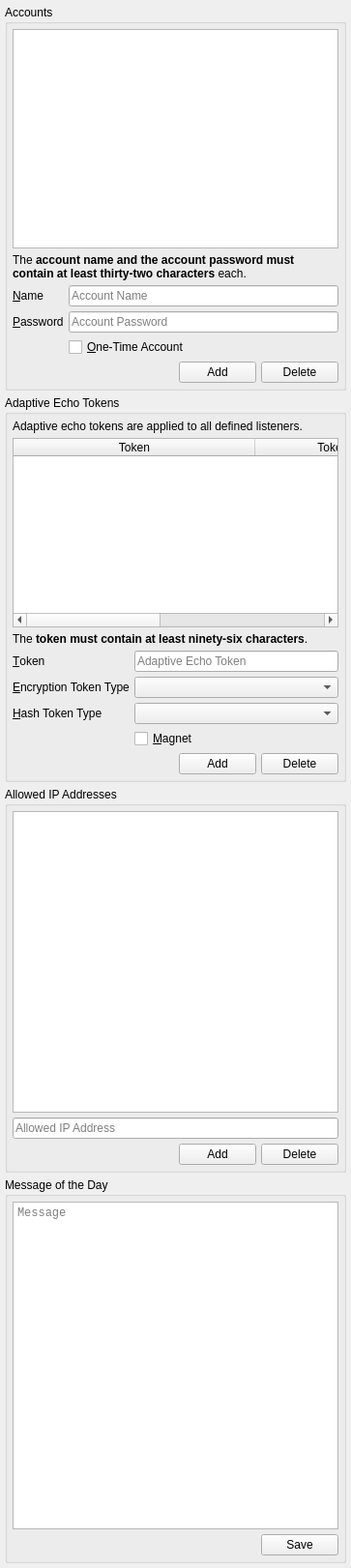
                  <widget class="QWidget" name="scrollAreaWidgetContents_3">
                   <property name="geometry">
                    <rect>
                     <x>0</x>
                     <y>0</y>
                     <width>363</width>
                     <height>1622</height>
                    </rect>
                   </property>
                   <layout class="QVBoxLayout" name="verticalLayout_38">
                    <property name="spacing">
                     <number>5</number>
                    </property>
                    <property name="leftMargin">
                     <number>5</number>
                    </property>
                    <property name="topMargin">
                     <number>5</number>
                    </property>
                    <property name="rightMargin">
                     <number>5</number>
                    </property>
                    <property name="bottomMargin">
                     <number>5</number>
                    </property>
                    <item>
                     <widget class="QGroupBox" name="accountsGB">
                      <property name="title">
                       <string>Accounts</string>
                      </property>
                      <layout class="QVBoxLayout" name="verticalLayout_37">
                       <property name="spacing">
                        <number>5</number>
                       </property>
                       <property name="leftMargin">
                        <number>5</number>
                       </property>
                       <property name="topMargin">
                        <number>5</number>
                       </property>
                       <property name="rightMargin">
                        <number>5</number>
                       </property>
                       <property name="bottomMargin">
                        <number>5</number>
                       </property>
                       <item>
                        <widget class="QListWidget" name="accounts">
                         <property name="tabKeyNavigation">
                          <bool>true</bool>
                         </property>
                         <property name="selectionBehavior">
                          <enum>QAbstractItemView::SelectRows</enum>
                         </property>
                         <property name="verticalScrollMode">
                          <enum>QAbstractItemView::ScrollPerPixel</enum>
                         </property>
                         <property name="horizontalScrollMode">
                          <enum>QAbstractItemView::ScrollPerPixel</enum>
                         </property>
                        </widget>
                       </item>
                       <item>
                        <widget class="QLabel" name="label_88">
                         <property name="text">
                          <string>&lt;html&gt;&lt;head/&gt;&lt;body&gt;&lt;p&gt;The &lt;span style=&quot; font-weight:600;&quot;&gt;account name and the account password must contain at least thirty-two characters&lt;/span&gt; each.&lt;/p&gt;&lt;/body&gt;&lt;/html&gt;</string>
                         </property>
                         <property name="wordWrap">
                          <bool>true</bool>
                         </property>
                        </widget>
                       </item>
                       <item>
                        <layout class="QGridLayout" name="gridLayout_6">
                         <property name="spacing">
                          <number>5</number>
                         </property>
                         <item row="0" column="0">
                          <widget class="QLabel" name="label_47">
                           <property name="text">
                            <string>&amp;Name</string>
                           </property>
                           <property name="buddy">
                            <cstring>accountName</cstring>
                           </property>
                          </widget>
                         </item>
                         <item row="1" column="0">
                          <widget class="QLabel" name="label_48">
                           <property name="text">
                            <string>&amp;Password</string>
                           </property>
                           <property name="buddy">
                            <cstring>accountPassword</cstring>
                           </property>
                          </widget>
                         </item>
                         <item row="0" column="1">
                          <widget class="QLineEdit" name="accountName">
                           <property name="placeholderText">
                            <string>Account Name</string>
                           </property>
                           <property name="clearButtonEnabled">
                            <bool>true</bool>
                           </property>
                          </widget>
                         </item>
                         <item row="1" column="1">
                          <widget class="QLineEdit" name="accountPassword">
                           <property name="echoMode">
                            <enum>QLineEdit::Password</enum>
                           </property>
                           <property name="placeholderText">
                            <string>Account Password</string>
                           </property>
                           <property name="clearButtonEnabled">
                            <bool>true</bool>
                           </property>
                          </widget>
                         </item>
                         <item row="2" column="1">
                          <widget class="QCheckBox" name="ota">
                           <property name="sizePolicy">
                            <sizepolicy hsizetype="Minimum" vsizetype="Preferred">
                             <horstretch>0</horstretch>
                             <verstretch>0</verstretch>
                            </sizepolicy>
                           </property>
                           <property name="toolTip">
                            <string>If checked, the account will be removed after a client successfully authenticates itself.</string>
                           </property>
                           <property name="text">
                            <string>&amp;One-Time Account</string>
                           </property>
                          </widget>
                         </item>
                        </layout>
                       </item>
                       <item>
                        <layout class="QHBoxLayout" name="horizontalLayout_52">
                         <property name="spacing">
                          <number>5</number>
                         </property>
                         <item>
                          <spacer name="horizontalSpacer_48">
                           <property name="orientation">
                            <enum>Qt::Horizontal</enum>
                           </property>
                           <property name="sizeHint" stdset="0">
                            <size>
                             <width>40</width>
                             <height>20</height>
                            </size>
                           </property>
                          </spacer>
                         </item>
                         <item>
                          <widget class="QPushButton" name="addAccount">
                           <property name="text">
                            <string>Add</string>
                           </property>
                          </widget>
                         </item>
                         <item>
                          <widget class="QPushButton" name="deleteAccount">
                           <property name="text">
                            <string>Delete</string>
                           </property>
                          </widget>
                         </item>
                        </layout>
                       </item>
                      </layout>
                     </widget>
                    </item>
                    <item>
                     <widget class="QGroupBox" name="aeBox">
                      <property name="title">
                       <string>Adaptive Echo Tokens</string>
                      </property>
                      <layout class="QVBoxLayout" name="verticalLayout_63">
                       <property name="spacing">
                        <number>5</number>
                       </property>
                       <property name="leftMargin">
                        <number>5</number>
                       </property>
                       <property name="topMargin">
                        <number>5</number>
                       </property>
                       <property name="rightMargin">
                        <number>5</number>
                       </property>
                       <property name="bottomMargin">
                        <number>5</number>
                       </property>
                       <item>
                        <widget class="QLabel" name="label_93">
                         <property name="text">
                          <string>Adaptive echo tokens are applied to all defined listeners.</string>
                         </property>
                         <property name="wordWrap">
                          <bool>true</bool>
                         </property>
                        </widget>
                       </item>
                       <item>
                        <widget class="QTableWidget" name="ae_tokens">
                         <property name="tabKeyNavigation">
                          <bool>true</bool>
                         </property>
                         <property name="alternatingRowColors">
                          <bool>true</bool>
                         </property>
                         <property name="selectionMode">
                          <enum>QAbstractItemView::SingleSelection</enum>
                         </property>
                         <property name="selectionBehavior">
                          <enum>QAbstractItemView::SelectRows</enum>
                         </property>
                         <property name="verticalScrollMode">
                          <enum>QAbstractItemView::ScrollPerPixel</enum>
                         </property>
                         <property name="horizontalScrollMode">
                          <enum>QAbstractItemView::ScrollPerPixel</enum>
                         </property>
                         <property name="sortingEnabled">
                          <bool>true</bool>
                         </property>
                         <attribute name="horizontalHeaderDefaultSectionSize">
                          <number>250</number>
                         </attribute>
                         <attribute name="horizontalHeaderStretchLastSection">
                          <bool>true</bool>
                         </attribute>
                         <attribute name="verticalHeaderVisible">
                          <bool>false</bool>
                         </attribute>
                         <column>
                          <property name="text">
                           <string>Token</string>
                          </property>
                         </column>
                         <column>
                          <property name="text">
                           <string>Token Encryption Type</string>
                          </property>
                         </column>
                         <column>
                          <property name="text">
                           <string>Token Hash Type</string>
                          </property>
                         </column>
                        </widget>
                       </item>
                       <item>
                        <widget class="QLabel" name="label_89">
                         <property name="text">
                          <string>&lt;html&gt;&lt;head/&gt;&lt;body&gt;&lt;p&gt;The &lt;span style=&quot; font-weight:600;&quot;&gt;token must contain at least ninety-six characters&lt;/span&gt;.&lt;/p&gt;&lt;/body&gt;&lt;/html&gt;</string>
                         </property>
                         <property name="wordWrap">
                          <bool>true</bool>
                         </property>
                        </widget>
                       </item>
                       <item>
                        <layout class="QGridLayout" name="gridLayout_9">
                         <property name="spacing">
                          <number>5</number>
                         </property>
                         <item row="0" column="1">
                          <widget class="QLineEdit" name="ae_token">
                           <property name="placeholderText">
                            <string>Adaptive Echo Token</string>
                           </property>
                           <property name="clearButtonEnabled">
                            <bool>true</bool>
                           </property>
                          </widget>
                         </item>
                         <item row="0" column="0">
                          <widget class="QLabel" name="label_83">
                           <property name="text">
                            <string>&amp;Token</string>
                           </property>
                           <property name="buddy">
                            <cstring>ae_token</cstring>
                           </property>
                          </widget>
                         </item>
                         <item row="1" column="0">
                          <widget class="QLabel" name="label_84">
                           <property name="text">
                            <string>&amp;Encryption Token Type</string>
                           </property>
                           <property name="buddy">
                            <cstring>ae_e_type</cstring>
                           </property>
                          </widget>
                         </item>
                         <item row="1" column="1">
                          <widget class="QComboBox" name="ae_e_type">
                           <property name="sizeAdjustPolicy">
                            <enum>QComboBox::AdjustToContents</enum>
                           </property>
                           <property name="minimumContentsLength">
                            <number>15</number>
                           </property>
                          </widget>
                         </item>
                         <item row="2" column="0">
                          <widget class="QLabel" name="label_85">
                           <property name="text">
                            <string>&amp;Hash Token Type</string>
                           </property>
                           <property name="buddy">
                            <cstring>ae_h_type</cstring>
                           </property>
                          </widget>
                         </item>
                         <item row="2" column="1">
                          <widget class="QComboBox" name="ae_h_type">
                           <property name="sizeAdjustPolicy">
                            <enum>QComboBox::AdjustToContents</enum>
                           </property>
                           <property name="minimumContentsLength">
                            <number>15</number>
                           </property>
                          </widget>
                         </item>
                         <item row="3" column="1">
                          <widget class="QCheckBox" name="ae_listeners_magnet">
                           <property name="sizePolicy">
                            <sizepolicy hsizetype="Minimum" vsizetype="Preferred">
                             <horstretch>0</horstretch>
                             <verstretch>0</verstretch>
                            </sizepolicy>
                           </property>
                           <property name="text">
                            <string>&amp;Magnet</string>
                           </property>
                          </widget>
                         </item>
                        </layout>
                       </item>
                       <item>
                        <layout class="QHBoxLayout" name="horizontalLayout_81">
                         <property name="spacing">
                          <number>5</number>
                         </property>
                         <item>
                          <spacer name="horizontalSpacer_65">
                           <property name="orientation">
                            <enum>Qt::Horizontal</enum>
                           </property>
                           <property name="sizeHint" stdset="0">
                            <size>
                             <width>40</width>
                             <height>20</height>
                            </size>
                           </property>
                          </spacer>
                         </item>
                         <item>
                          <widget class="QPushButton" name="addAEToken">
                           <property name="text">
                            <string>Add</string>
                           </property>
                          </widget>
                         </item>
                         <item>
                          <widget class="QPushButton" name="deleteAEToken">
                           <property name="text">
                            <string>Delete</string>
                           </property>
                          </widget>
                         </item>
                        </layout>
                       </item>
                      </layout>
                     </widget>
                    </item>
                    <item>
                     <widget class="QGroupBox" name="approvedIPs">
                      <property name="title">
                       <string>Allowed IP Addresses</string>
                      </property>
                      <property name="checked">
                       <bool>false</bool>
                      </property>
                      <layout class="QVBoxLayout" name="verticalLayout_36">
                       <property name="spacing">
                        <number>5</number>
                       </property>
                       <property name="leftMargin">
                        <number>5</number>
                       </property>
                       <property name="topMargin">
                        <number>5</number>
                       </property>
                       <property name="rightMargin">
                        <number>5</number>
                       </property>
                       <property name="bottomMargin">
                        <number>5</number>
                       </property>
                       <item>
                        <widget class="QListWidget" name="acceptedIPList">
                         <property name="tabKeyNavigation">
                          <bool>true</bool>
                         </property>
                         <property name="selectionBehavior">
                          <enum>QAbstractItemView::SelectRows</enum>
                         </property>
                         <property name="verticalScrollMode">
                          <enum>QAbstractItemView::ScrollPerPixel</enum>
                         </property>
                         <property name="horizontalScrollMode">
                          <enum>QAbstractItemView::ScrollPerPixel</enum>
                         </property>
                        </widget>
                       </item>
                       <item>
                        <widget class="QLineEdit" name="acceptedIP">
                         <property name="toolTip">
                          <string>The keyword Any is supported.</string>
                         </property>
                         <property name="placeholderText">
                          <string>Allowed IP Address</string>
                         </property>
                         <property name="clearButtonEnabled">
                          <bool>true</bool>
                         </property>
                        </widget>
                       </item>
                       <item>
                        <layout class="QHBoxLayout" name="horizontalLayout_49">
                         <property name="spacing">
                          <number>5</number>
                         </property>
                         <item>
                          <spacer name="horizontalSpacer_37">
                           <property name="orientation">
                            <enum>Qt::Horizontal</enum>
                           </property>
                           <property name="sizeHint" stdset="0">
                            <size>
                             <width>40</width>
                             <height>20</height>
                            </size>
                           </property>
                          </spacer>
                         </item>
                         <item>
                          <widget class="QPushButton" name="addAcceptedIP">
                           <property name="text">
                            <string>Add</string>
                           </property>
                          </widget>
                         </item>
                         <item>
                          <widget class="QPushButton" name="deleteAcceptedIP">
                           <property name="text">
                            <string>Delete</string>
                           </property>
                          </widget>
                         </item>
                        </layout>
                       </item>
                      </layout>
                     </widget>
                    </item>
                    <item>
                     <widget class="QGroupBox" name="motdBox">
                      <property name="title">
                       <string>Message of the Day</string>
                      </property>
                      <layout class="QVBoxLayout" name="verticalLayout_62">
                       <property name="spacing">
                        <number>5</number>
                       </property>
                       <property name="leftMargin">
                        <number>5</number>
                       </property>
                       <property name="topMargin">
                        <number>5</number>
                       </property>
                       <property name="rightMargin">
                        <number>5</number>
                       </property>
                       <property name="bottomMargin">
                        <number>5</number>
                       </property>
                       <item>
                        <widget class="QPlainTextEdit" name="motd">
                         <property name="font">
                          <font>
                           <family>Monospace</family>
                          </font>
                         </property>
                         <property name="tabChangesFocus">
                          <bool>true</bool>
                         </property>
                         <property name="placeholderText">
                          <string>Message</string>
                         </property>
                        </widget>
                       </item>
                       <item>
                        <layout class="QHBoxLayout" name="horizontalLayout_80">
                         <property name="spacing">
                          <number>5</number>
                         </property>
                         <item>
                          <spacer name="horizontalSpacer_63">
                           <property name="orientation">
                            <enum>Qt::Horizontal</enum>
                           </property>
                           <property name="sizeHint" stdset="0">
                            <size>
                             <width>40</width>
                             <height>20</height>
                            </size>
                           </property>
                          </spacer>
                         </item>
                         <item>
                          <widget class="QPushButton" name="saveMOTD">
                           <property name="text">
                            <string>Save</string>
                           </property>
                          </widget>
                         </item>
                        </layout>
                       </item>
                      </layout>
                     </widget>
                    </item>
                   </layout>
                  </widget>
